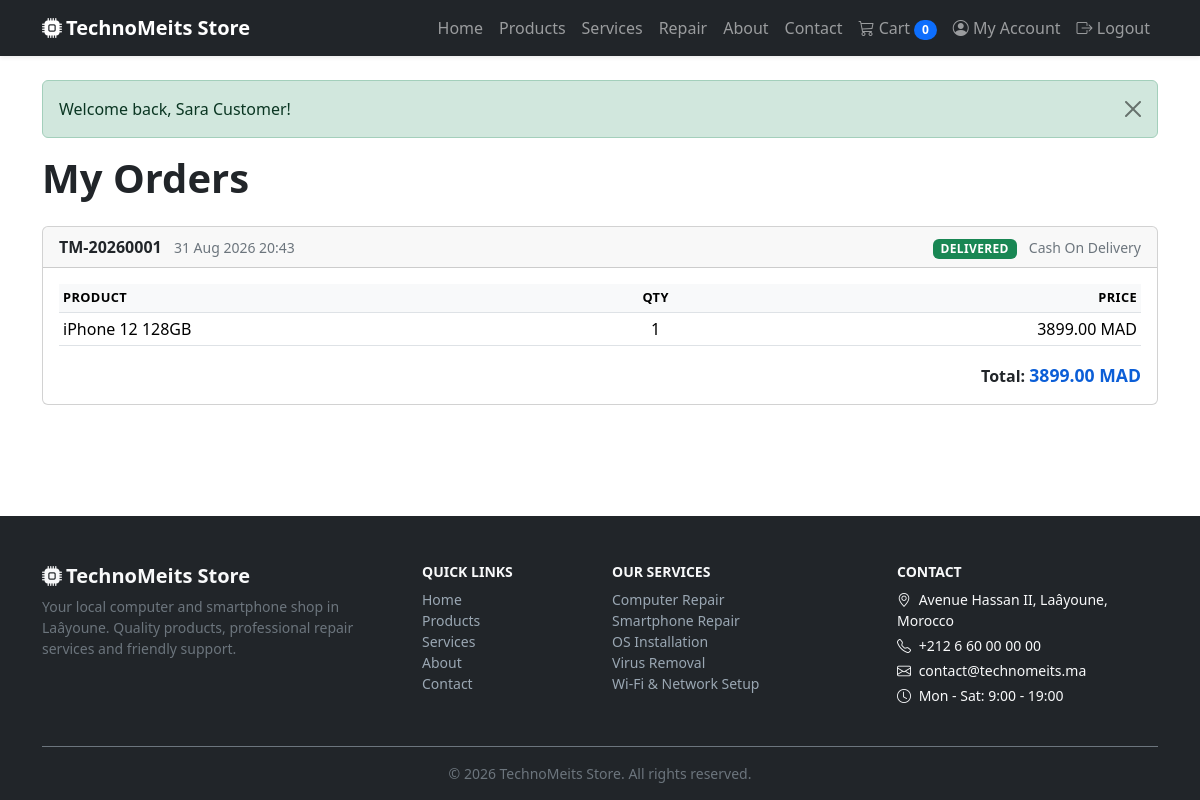
Page /public/customer/orders (signed in) on the committed database.
### tables this page shows
CREATE TABLE orders (
    id               INT UNSIGNED AUTO_INCREMENT PRIMARY KEY,
    order_number     VARCHAR(20) NOT NULL UNIQUE,
    user_id          INT UNSIGNED DEFAULT NULL,
    customer_name    VARCHAR(100) NOT NULL,
    customer_email   VARCHAR(150) NOT NULL,
    customer_phone   VARCHAR(20)  NOT NULL,
    shipping_address VARCHAR(255) DEFAULT NULL,
    payment_method   ENUM('pay_in_store', 'cash_on_delivery') NOT NULL DEFAULT 'pay_in_store',
    status           ENUM('pending', 'confirmed', 'shipped', 'delivered', 'cancelled') NOT NULL DEFAULT 'pending',
    total            DECIMAL(10, 2) NOT NULL DEFAULT 0.00,
    notes            TEXT,
    created_at       TIMESTAMP NOT NULL DEFAULT CURRENT_TIMESTAMP,
    INDEX idx_orders_user (user_id),
    INDEX idx_orders_status (status),
    CONSTRAINT fk_orders_user
        FOREIGN KEY (user_id) REFERENCES users (id) ON DELETE SET NULL
);

CREATE TABLE order_items (
    id           INT UNSIGNED AUTO_INCREMENT PRIMARY KEY,
    order_id     INT UNSIGNED NOT NULL,
    product_id   INT UNSIGNED DEFAULT NULL,
    product_name VARCHAR(150) NOT NULL,
    quantity     INT UNSIGNED NOT NULL DEFAULT 1,
    price        DECIMAL(10, 2) NOT NULL DEFAULT 0.00,
    INDEX idx_order_items_order (order_id),
    CONSTRAINT fk_order_items_order
        FOREIGN KEY (order_id) REFERENCES orders (id) ON DELETE CASCADE,
    CONSTRAINT fk_order_items_product
        FOREIGN KEY (product_id) REFERENCES products (id) ON DELETE SET NULL
);

### app/controllers/CustomerController.php (called while the page is built, shortened)
<?php
class CustomerController extends Controller
{
    public function orders()
    {
        $orders = (new Order())->byUser(currentUser()['id']);
        foreach ($orders as &$order) {
            $order['items'] = (new \App\Models\OrderItem())->forOrder($order['id']);
        }
        $this->view('customer/orders', [
            'title'     => 'My Orders',
            'activeNav' => 'customer',
            'orders'    => $orders,
        ]);
    }
}

### app/core/App.php (called while the page is built, shortened)
<?php
class App
{
    protected $controller;
    protected $method = 'index';
    public function __construct()
    {
        $url = $this->parseUrl();
        if (!empty($url) && strtolower($url[0]) === 'admin') {
            array_shift($url);
            $this->resolveAdmin($url);
        } else {
            $this->resolvePublic($url);
        }
        $this->params = array_values($url);
        call_user_func_array([$this->controller, $this->method], $this->params);
    }
    private function resolvePublic(&$url)
    {
        $controllerName = !empty($url[0]) ? ucfirst(strtolower($url[0])) . 'Controller' : 'HomeController';
        $class          = 'App\\Controllers\\' . $controllerName;
        array_shift($url);
        $this->controller = class_exists($class) ? new $class() : new ErrorController();
        $this->method     = !empty($url[0]) ? strtolower(array_shift($url)) : 'index';
    }
    private function parseUrl()
    {
        if (isset($_GET['url'])) {
            $url = rtrim($_GET['url'], '/');
            $url = filter_var($url, FILTER_SANITIZE_URL);
            return explode('/', $url);
        }
        return [];
    }
}

### public/index.php (called while the page is built, shortened)
<?php
require_once APP_PATH . '/core/helpers.php';
spl_autoload_register(function ($class) {
    $prefix = 'App\\';
    if (strncmp($class, $prefix, strlen($prefix)) === 0) {
        $file = APP_PATH . '/' . str_replace('\\', '/', substr($class, strlen($prefix))) . '.php';
    }
});
new App();

### app/core/Database.php (called while the page is built, shortened)
<?php
class Database
{
    private static $instance = null;
    private $pdo;
    private function __construct()
    {
        $dsn = 'mysql:host=' . DB_HOST . ';port=' . DB_PORT . ';dbname=' . DB_NAME . ';charset=utf8mb4';
        try {
            $this->pdo = new PDO($dsn, DB_USER, DB_PASS, [
                PDO::ATTR_ERRMODE            => PDO::ERRMODE_EXCEPTION,
                PDO::ATTR_DEFAULT_FETCH_MODE => PDO::FETCH_ASSOC,
                PDO::ATTR_EMULATE_PREPARES   => false,
                PDO::ATTR_TIMEOUT            => 5,
            ]);
        } catch (PDOException $e) {
            http_response_code(500);
            die('Database connection failed: ' . htmlspecialchars($e->getMessage(), ENT_QUOTES, 'UTF-8'));
        }
    }
    public static function instance()
    {
        if (self::$instance === null) {
            self::$instance = new self();
        }
        return self::$instance;
    }
    public function run($sql, $params = [])
    {
        $stmt = $this->pdo->prepare($sql);
        $stmt->execute($params);
        return $stmt;
    }
    public function fetchAll($sql, $params = [])
    {
        return $this->run($sql, $params)->fetchAll();
    }
}

### app/core/Session.php (called while the page is built, shortened)
<?php
class Session
{
    public static function get($key, $default = null)
    {
        return $_SESSION[$key] ?? $default;
    }
}

### app/core/Model.php (called while the page is built, shortened)
<?php
abstract class Model
{
    protected $db;
    protected $table;
    protected $primaryKey = 'id';
    public function __construct()
    {
        $this->db = Database::instance();
    }
    public function where($column, $value, $operator = '=')
    {
        return $this->db->fetchAll(
            "SELECT * FROM {$this->table} WHERE {$column} {$operator} ? ORDER BY {$this->primaryKey} DESC",
            [$value]
        );
    }
}

### app/models/Order.php (called while the page is built, shortened)
<?php
class Order extends Model
{
    public function byUser($userId)
    {
        return $this->where('user_id', $userId);
    }
}

### app/models/OrderItem.php (called while the page is built, shortened)
<?php
class OrderItem extends Model
{
    public function forOrder($orderId)
    {
        return $this->where('order_id', $orderId);
    }
}

### app/views/customer/orders.php (the view)
<h1 class="section-title">My Orders</h1>
<?php if (empty($orders)): ?>
    <div class="alert alert-info">You have not placed any orders yet. <a href="<?= url('products') ?>" class="alert-link">Browse products</a></div>
<?php else: ?>
    <?php foreach ($orders as $order): ?>
        <div class="card mb-4">
            <div class="card-header d-flex justify-content-between align-items-center flex-wrap gap-2">
                <div>
                    <strong><?= e($order['order_number']) ?></strong>
                    <span class="text-secondary small ms-2"><?= date('d M Y H:i', strtotime($order['created_at'])) ?></span>
                </div>
                <div>
                    <?= statusBadge($order['status']) ?>
                    <span class="ms-2 small text-secondary"><?= ucwords(str_replace('_', ' ', $order['payment_method'])) ?></span>
                </div>
            </div>
            <div class="card-body">
                <table class="table table-sm align-middle mb-3">
                    <thead>
                        <tr>
                            <th>Product</th>
                            <th class="text-center">Qty</th>
                            <th class="text-end">Price</th>
                        </tr>
                    </thead>
                    <tbody>
                        <?php foreach ($order['items'] as $item): ?>
                            <tr>
                                <td><?= e($item['product_name']) ?></td>
                                <td class="text-center"><?= (int) $item['quantity'] ?></td>
                                <td class="text-end"><?= money($item['price']) ?></td>
                            </tr>
                        <?php endforeach; ?>
                    </tbody>
                </table>
                <div class="text-end">
                    <strong>Total: <span class="price"><?= money($order['total']) ?></span></strong>
                </div>
            </div>
        </div>
    <?php endforeach; ?>
<?php endif; ?>

### app/core/helpers.php (shortened to what this page needs)
<?php
function e($value)
{
    return htmlspecialchars((string) $value, ENT_QUOTES, 'UTF-8');
}
function money($amount)
{
    return number_format((float) $amount, 2, '.', '') . ' ' . CURRENCY;
}
function currentUser()
{
    return Session::get('user');
}
function statusBadge($status)
{
    $map = [
        'pending'     => 'warning',
        'confirmed'   => 'primary',
        'in_progress' => 'info',
        'shipped'     => 'info',
        'repaired'    => 'success',
        'delivered'   => 'success',
        'collected'   => 'secondary',
        'cancelled'   => 'danger',
    ];
    $class = $map[$status] ?? 'secondary';
    $label = ucwords(str_replace('_', ' ', $status));
    return '<span class="badge status-badge text-bg-' . $class . '">' . e($label) . '</span>';
}

### public/assets/css/style.css (style rules this page uses)
:root { --brand-color: #0d6efd; --brand-dark: #0b5ed7; }
body { font-family: system-ui, -apple-system, "Segoe UI", Roboto, sans-serif; overflow-x: hidden; }
.price { color: var(--brand-dark); font-weight: 700; font-size: 1.1rem; }
.section-title { font-weight: 700; margin-bottom: 1.5rem; }
.status-badge { font-size: 0.75rem; text-transform: uppercase; letter-spacing: 0.03em; }
.table thead th { font-size: 0.8rem; text-transform: uppercase; letter-spacing: 0.03em; background: #f8f9fa; }

### rows in the picture
orders: order_number "TM-20260001", created_at "31 Aug 2026 20:43", status "DELIVERED", payment_method "Cash On Delivery", total "3899.00 MAD"
order_items: product_name "iPhone 12 128GB", quantity "1", price "3899.00 MAD"

### other values in the picture
APP_NAME "TechnoMeits Store"
cartCount() "0"
$alert['message'] "Welcome back, Sara Customer!"
APP_EMAIL "contact@technomeits.ma"
